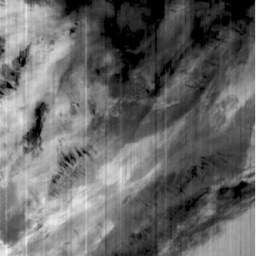
#> input picture datasets/test/11.png, 256 x 256 px, given as the content of the folder ../dataset/50kshoes_edges, which was not available
$ python combine_A_and_B.py
#> lines starting #> are read from the running program, lines starting #| are printed output that depends on the picture
#python datasets/combine_A_and_B.py --fold_A datasets/SN/AA --fold_B datasets/SN/BB --fold_AB datasets/SN/AB
import os
import numpy as np
import cv2
import argparse

parser = argparse.ArgumentParser('create image pairs')
parser.add_argument('--fold_A', dest='fold_A', help='input directory for image A', type=str, default='../dataset/50kshoes_edges')
parser.add_argument('--fold_B', dest='fold_B', help='input directory for image B', type=str, default='../dataset/50kshoes_jpg')
parser.add_argument('--fold_AB', dest='fold_AB', help='output directory', type=str, default='../dataset/test_AB')
parser.add_argument('--num_imgs', dest='num_imgs', help='number of images',type=int, default=1000000)
parser.add_argument('--use_AB', dest='use_AB', help='if true: (0001_A, 0001_B) to (0001_AB)',action='store_true')
args = parser.parse_args()

for arg in vars(args):
    print('[%s] = ' % arg,  getattr(args, arg))

splits = os.listdir(args.fold_A)

for sp in splits:
    img_fold_A = os.path.join(args.fold_A, sp)
    img_fold_B = os.path.join(args.fold_B, sp)
    img_list = os.listdir(img_fold_A)
    if args.use_AB:
        img_list = [img_path for img_path in img_list if '_A.' in img_path]

    num_imgs = min(args.num_imgs, len(img_list))
    print('split = %s, use %d/%d images' % (sp, num_imgs, len(img_list)))
    img_fold_AB = os.path.join(args.fold_AB, sp)
    if not os.path.isdir(img_fold_AB):
        os.makedirs(img_fold_AB)
    print('split = %s, number of images = %d' % (sp, num_imgs))
    for n in range(num_imgs):
        name_A = img_list[n]
        path_A = os.path.join(img_fold_A, name_A)
        if args.use_AB:
            name_B = name_A.replace('_A.', '_B.')
        else:
            name_B = name_A
        path_B = os.path.join(img_fold_B, name_B)
        if os.path.isfile(path_A) and os.path.isfile(path_B):
            name_AB = name_A
            if args.use_AB:
                name_AB = name_AB.replace('_A.', '.') # remove _A
            path_AB = os.path.join(img_fold_AB, name_AB)
            im_A = cv2.imread(path_A, cv2.IMREAD_COLOR)
#> im_A is the input picture: shape (256, 256, 3); min 0, max 251, mean 103.8
            im_B = cv2.imread(path_B, cv2.IMREAD_COLOR)
            im_AB = np.concatenate([im_A, im_B], 1)
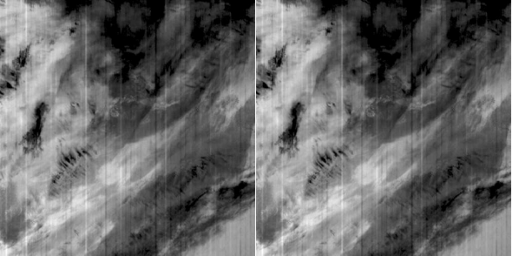
#> im_AB: shape (256, 512, 3); min 0, max 251, mean 103.8
            cv2.imwrite(path_AB, im_AB)

$ run again, on datasets/test/12.png
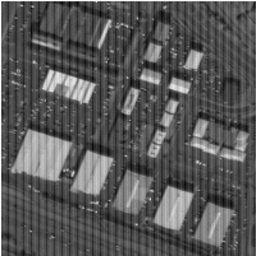
#> input picture datasets/test/12.png, 256 x 256 px, given as the content of the folder ../dataset/50kshoes_edges, which was not available
#> im_A is the input picture: shape (256, 256, 3); min 0, max 255, mean 87.9
#> `im_AB = np.concatenate([im_A, im_B], 1)`:
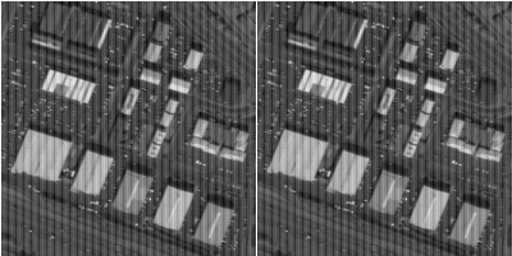
#> im_AB: shape (256, 512, 3); min 0, max 255, mean 87.9

$ run again, on datasets/test/13.png
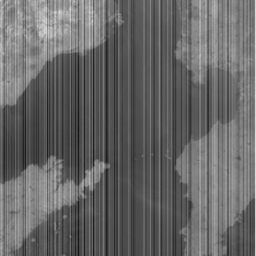
#> input picture datasets/test/13.png, 256 x 256 px, given as the content of the folder ../dataset/50kshoes_edges, which was not available
#> im_A is the input picture: shape (256, 256, 3); min 22, max 221, mean 102.5
#> `im_AB = np.concatenate([im_A, im_B], 1)`:
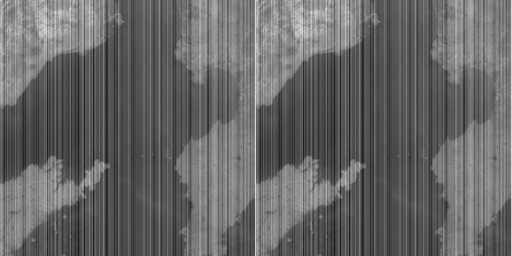
#> im_AB: shape (256, 512, 3); min 22, max 221, mean 102.5
